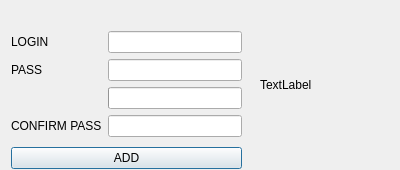
<?xml version="1.0" encoding="UTF-8"?>
<ui version="4.0">
 <class>AddUser</class>
 <widget class="QDialog" name="AddUser">
  <property name="geometry">
   <rect>
    <x>0</x>
    <y>0</y>
    <width>400</width>
    <height>170</height>
   </rect>
  </property>
  <property name="windowTitle">
   <string>Dialog</string>
  </property>
  <widget class="QLabel" name="pic">
   <property name="geometry">
    <rect>
     <x>260</x>
     <y>30</y>
     <width>110</width>
     <height>110</height>
    </rect>
   </property>
   <property name="text">
    <string>TextLabel</string>
   </property>
  </widget>
  <widget class="QWidget" name="layoutWidget">
   <property name="geometry">
    <rect>
     <x>11</x>
     <y>31</y>
     <width>231</width>
     <height>138</height>
    </rect>
   </property>
   <layout class="QVBoxLayout" name="verticalLayout">
    <item>
     <layout class="QFormLayout" name="formLayout">
      <item row="0" column="0">
       <widget class="QLabel" name="login">
        <property name="text">
         <string>LOGIN</string>
        </property>
       </widget>
      </item>
      <item row="0" column="1">
       <widget class="QLineEdit" name="loginEdit"/>
      </item>
      <item row="1" column="0">
       <widget class="QLabel" name="pass">
        <property name="text">
         <string>PASS</string>
        </property>
       </widget>
      </item>
      <item row="1" column="1">
       <widget class="QLineEdit" name="passEdit">
        <property name="echoMode">
         <enum>QLineEdit::Password</enum>
        </property>
       </widget>
      </item>
      <item row="3" column="0">
       <widget class="QLabel" name="confirm">
        <property name="text">
         <string>CONFIRM PASS</string>
        </property>
       </widget>
      </item>
      <item row="3" column="1">
       <widget class="QLineEdit" name="confirmEdit">
        <property name="echoMode">
         <enum>QLineEdit::Password</enum>
        </property>
       </widget>
      </item>
      <item row="2" column="1">
       <widget class="QProgressBar" name="progressBar">
        <property name="value">
         <number>0</number>
        </property>
        <property name="textVisible">
         <bool>false</bool>
        </property>
       </widget>
      </item>
     </layout>
    </item>
    <item>
     <widget class="QPushButton" name="pushButton">
      <property name="text">
       <string>ADD</string>
      </property>
     </widget>
    </item>
   </layout>
  </widget>
 </widget>
 <resources/>
 <connections/>
</ui>
